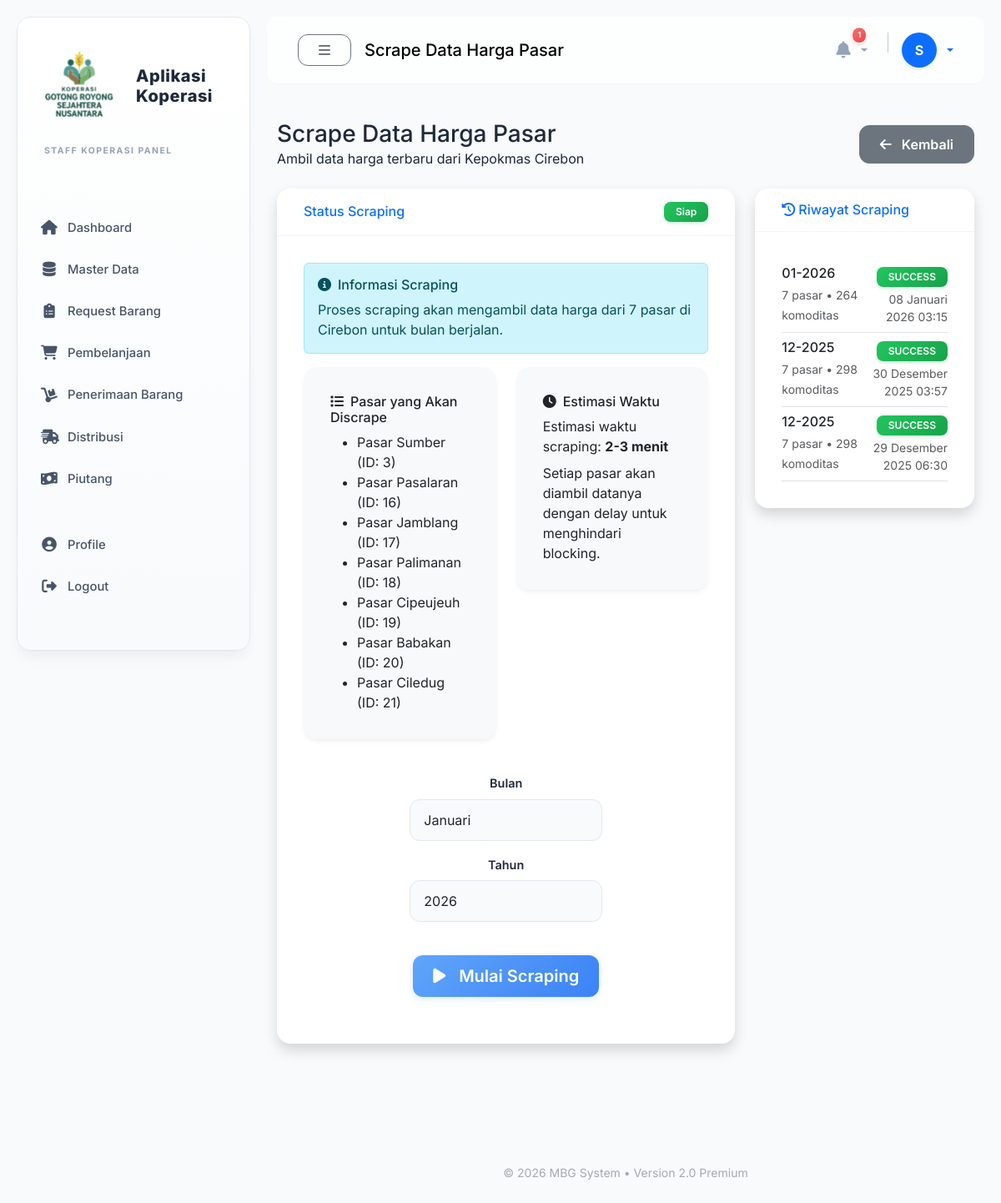
/modules/analisis/scrape.php (signed in), run on the app's committed database.
### tables this page shows
CREATE TABLE `scraping_log` (
  `id` int(11) NOT NULL,
  `bulan` int(2) NOT NULL,
  `tahun` int(4) NOT NULL,
  `jumlah_pasar` int(11) DEFAULT 0,
  `jumlah_komoditas` int(11) DEFAULT 0,
  `status` enum('success','partial','failed') DEFAULT 'success',
  `error_message` text DEFAULT NULL,
  `created_at` timestamp NOT NULL DEFAULT current_timestamp()
);

### config/database.php (called while the page is built, shortened)
<?php
$conn = mysqli_connect(DB_HOST, DB_USER, DB_PASS, DB_NAME);
function db_query($query, $params = []) {
    global $conn;
    if (empty($params)) {
        $result = mysqli_query($conn, $query);
        return $result;
    }
    return false;
}
function db_get_all($query, $params = []) {
    $result = db_query($query, $params);
    $data = [];
    if ($result && mysqli_num_rows($result) > 0) {
        while ($row = mysqli_fetch_assoc($result)) {
            $data[] = $row;
        }
    }
    return $data;
}

### helpers/constants.php (called while the page is built, shortened)
<?php
if (!function_exists('format_tanggal')) {
    function format_tanggal($date, $format = 'd F Y') {
        $bulan = [
            1 => 'Januari', 'Februari', 'Maret', 'April', 'Mei', 'Juni',
            'Juli', 'Agustus', 'September', 'Oktober', 'November', 'Desember'
        ];
        $timestamp = strtotime($date);
        $d = date('d', $timestamp);
        $m = date('n', $timestamp);
        $y = date('Y', $timestamp);
        if ($format == 'd F Y') {
            return $d . ' ' . $bulan[$m] . ' ' . $y;
        } elseif ($format == 'd M Y') {
            return $d . ' ' . substr($bulan[$m], 0, 3) . ' ' . $y;
        } else {
            return date($format, $timestamp);
        }
    }
}
if (!function_exists('format_datetime')) {
    function format_datetime($datetime) {
        return format_tanggal($datetime) . ' ' . date('H:i', strtotime($datetime));
    }
}
if (!function_exists('format_number')) {
    function format_number($number, $decimals = 0) {
        return number_format($number, $decimals, ',', '.');
    }
}
?>

### modules/analisis/scrape.php (the view, shortened to what this page needs)
<?php
$page_title = 'Scrape Data Harga Pasar';
require_once '../../includes/header.php';
$lock_file = __DIR__ . '/scraping.lock';
$is_scraping = file_exists($lock_file);
$scraping_logs = db_get_all("SELECT * FROM scraping_log ORDER BY created_at DESC LIMIT 10");
require_once '../../includes/sidebar.php';
require_once '../../includes/navbar.php';
?>
<div class="container-fluid py-4">
    <div class="d-flex justify-content-between align-items-center mb-4">
        <div>
            <h1 class="h3 mb-0 text-gray-800"><?= $page_title ?></h1>
            <p class="mb-0">Ambil data harga terbaru dari Kepokmas Cirebon</p>
        </div>
        <div>
            <a href="index.php" class="btn btn-secondary">
                <i class="fas fa-arrow-left me-1"></i> Kembali
            </a>
        </div>
    </div>
    <div class="row mb-4">
        <div class="col-lg-8">
            <div class="card shadow mb-4">
                <div class="card-header py-3 d-flex justify-content-between align-items-center">
                    <h6 class="m-0 font-weight-bold text-primary">Status Scraping</h6>
                    <div class="badge <?= $is_scraping ? 'bg-warning text-dark' : 'bg-success' ?>">
                        <?= $is_scraping ? 'Sedang Berjalan' : 'Siap' ?>
                    </div>
                </div>
                <div class="card-body">
                    <?php if ($is_scraping): ?>
                        <div class="alert alert-warning">
                            <h6 class="alert-heading">
                                <i class="fas fa-sync-alt fa-spin me-2"></i>Scraping sedang berlangsung
                            </h6>
                            <p class="mb-0">Proses pengambilan data sedang berjalan. Silakan tunggu hingga selesai.</p>
                        </div>
                        <div class="text-center py-4">
                            <div class="spinner-border text-primary mb-3" style="width: 3rem; height: 3rem;" role="status">
                                <span class="visually-hidden">Loading...</span>
                            </div>
                            <p class="text-muted">Mengambil data harga pasar...</p>
                            <div class="mt-4">
                                <button id="checkStatus" class="btn btn-primary">
                                    <i class="fas fa-sync me-1"></i> Cek Status
                                </button>
                                <button id="cancelScraping" class="btn btn-danger">
                                    <i class="fas fa-times me-1"></i> Batalkan
                                </button>
                            </div>
                        </div>
                        <script>
                        // Wait for DOM to be ready
                        document.addEventListener('DOMContentLoaded', function() {
                            var checkInterval;
                            var checkStatusBtn = document.getElementById('checkStatus');
                            var cancelBtn = document.getElementById('cancelScraping');
                            // Auto-check every 10 seconds
                            function startAutoCheck() {
                                checkInterval = setInterval(checkScrapingStatus, 10000);
                            }
                            // Manual check
                            checkStatusBtn.addEventListener('click', checkScrapingStatus);
                            // Cancel scraping
                            cancelBtn.addEventListener('click', function() {
                                if (confirm('Batalkan proses scraping?')) {
                                    fetch('cancel_scraping.php', {
                                        method: 'POST',
                                        headers: {
                                            'Content-Type': 'application/x-www-form-urlencoded',
                                        }
                                    })
                                    .then(response => response.json())
                                    .then(data => {
                                        if (data.success) {
                                            alert('Scraping dibatalkan');
                                            location.reload();
                                        }
                                    })
                                    .catch(error => {
                                        console.error('Error:', error);
                                        alert('Terjadi error saat membatalkan scraping');
                                    });
                                }
                            });
                            // Check scraping status
                            function checkScrapingStatus() {
                                fetch('check_status.php')
                                    .then(response => response.json())
                                    .then(data => {
                                        if (data.status === 'completed' || data.status === 'timeout') {
                                            clearInterval(checkInterval);
                                            alert('Scraping selesai');
                                            location.reload();
                                        } else if (data.status === 'error') {
                                            clearInterval(checkInterval);
                                            alert('Terjadi error: ' + data.message);
                                            location.reload();
                                        }
                                        // If still running, continue
                                    })
                                    .catch(error => {
                                        console.error('Error checking status:', error);
                                    });
                            }
                            // Start auto-check
                            startAutoCheck();
                        });
                        </script>
                    <?php else: ?>
                        <div class="alert alert-info">
                            <h6 class="alert-heading"><i class="fas fa-info-circle me-2"></i>Informasi Scraping</h6>
                            <p class="mb-0">Proses scraping akan mengambil data harga dari 7 pasar di Cirebon untuk bulan berjalan.</p>
                        </div>
                        <div class="row">
                            <div class="col-md-6">
                                <div class="card bg-light mb-3">
                                    <div class="card-body">
                                        <h6 class="card-title"><i class="fas fa-list me-2"></i>Pasar yang Akan Discrape</h6>
                                        <ul class="mb-0">
                                            <li>Pasar Sumber (ID: 3)</li>
                                            <li>Pasar Pasalaran (ID: 16)</li>
                                            <li>Pasar Jamblang (ID: 17)</li>
                                            <li>Pasar Palimanan (ID: 18)</li>
                                            <li>Pasar Cipeujeuh (ID: 19)</li>
                                            <li>Pasar Babakan (ID: 20)</li>
                                            <li>Pasar Ciledug (ID: 21)</li>
                                        </ul>
                                    </div>
                                </div>
                            </div>
                            <div class="col-md-6">
                                <div class="card bg-light mb-3">
                                    <div class="card-body">
                                        <h6 class="card-title"><i class="fas fa-clock me-2"></i>Estimasi Waktu</h6>
                                        <p class="mb-2">Estimasi waktu scraping: <strong>2-3 menit</strong></p>
                                        <p class="mb-0">Setiap pasar akan diambil datanya dengan delay untuk menghindari blocking.</p>
                                    </div>
                                </div>
                            </div>
                        </div>
                        <div class="text-center py-4">
                            <form action="run_scraping.php" method="POST" id="scrapeForm">
                                <div class="row justify-content-center mb-4">
                                    <div class="col-md-6">
                                        <div class="mb-3">
                                            <label class="form-label">Bulan</label>
                                            <select class="form-select" name="month" required>
                                                <?php
                                                $months = [
                                                    1 => 'Januari', 2 => 'Februari', 3 => 'Maret', 4 => 'April',
                                                    5 => 'Mei', 6 => 'Juni', 7 => 'Juli', 8 => 'Agustus',
                                                    9 => 'September', 10 => 'Oktober', 11 => 'November', 12 => 'Desember'
                                                ];
                                                $current_month = date('n');
                                                foreach ($months as $num => $name): ?>
                                                <option value="<?= $num ?>" <?= $num == $current_month ? 'selected' : '' ?>>
                                                    <?= $name ?>
                                                </option>
                                                <?php endforeach; ?>
                                            </select>
                                        </div>
                                        <div class="mb-3">
                                            <label class="form-label">Tahun</label>
                                            <input type="number" class="form-control" name="year"
                                                   value="<?= date('Y') ?>" min="2023" max="<?= date('Y') ?>" required>
                                        </div>
                                    </div>
                                </div>
                                <button type="submit" class="btn btn-primary btn-lg">
                                    <i class="fas fa-play me-2"></i> Mulai Scraping
                                </button>
                            </form>
                        </div>
                    <?php endif; ?>
                </div>
            </div>
        </div>
        <div class="col-lg-4">
            <div class="card shadow">
                <div class="card-header py-3">
                    <h6 class="m-0 font-weight-bold text-primary">
                        <i class="fas fa-history me-1"></i>Riwayat Scraping
                    </h6>
                </div>
                <div class="card-body">
                    <?php if (!empty($scraping_logs)): ?>
                        <div class="list-group list-group-flush">
                            <?php foreach ($scraping_logs as $log): ?>
                            <div class="list-group-item px-0 border-bottom">
                                <div class="d-flex justify-content-between align-items-start">
                                    <div>
                                        <h6 class="mb-1">
                                            <?= str_pad($log['bulan'], 2, '0', STR_PAD_LEFT) ?>-<?= $log['tahun'] ?>
                                        </h6>
                                        <small class="text-muted">
                                            <?= format_number($log['jumlah_pasar']) ?> pasar •
                                            <?= format_number($log['jumlah_komoditas']) ?> komoditas
                                        </small>
                                    </div>
                                    <div class="text-end">
                                        <div class="badge <?= $log['status'] == 'success' ? 'bg-success' : ($log['status'] == 'partial' ? 'bg-warning text-dark' : 'bg-danger') ?>">
                                            <?= strtoupper($log['status']) ?>
                                        </div>
                                        <div class="small text-muted mt-1">
                                            <?= format_datetime($log['created_at'], false) ?>
                                        </div>
                                    </div>
                                </div>
                            </div>
                            <?php endforeach; ?>
                        </div>
                    <?php endif; ?>
                </div>
            </div>
        </div>
    </div>
</div>
<?php
require_once '../../includes/footer.php';
?>

### data on the page
scraping_log: bulan "01", tahun "2026", jumlah_pasar "7", jumlah_komoditas "264", status "SUCCESS", created_at "08 Januari 2026 03:15"
scraping_log: bulan "12", tahun "2025", jumlah_pasar "7", jumlah_komoditas "298", status "SUCCESS", created_at "30 Desember 2025 03:57"
scraping_log: bulan "12", tahun "2025", jumlah_pasar "7", jumlah_komoditas "298", status "SUCCESS", created_at "29 Desember 2025 06:30"

### other printed values
get_role_label() "STAFF KOPERASI"
$page_title "Scrape Data Harga Pasar"
$notif_count "1"
substr($user['nama_lengkap'], 0, 1) "S"
form field month "Januari"
